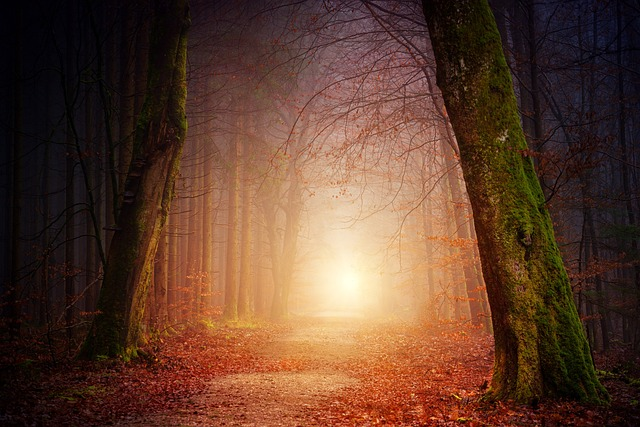
#> input picture histogram/nature-3151869_640.jpg, 640 x 427 px
$ python histogram.py
#> lines starting #> are read from the running program, lines starting #| are printed output that depends on the picture
#> further down, img is the input picture: shape (427, 640, 3); mean B, G, R 45.3, 62.8, 96.1
import cv2
import matplotlib.pyplot as plt
import numpy as np

def enhancement(img, brightness=10, contrast=2.3):
#> called with brightness = 3, contrast = 0.8
    image2 = cv2.addWeighted(img, contrast, np.zeros(img.shape, img.dtype), 0, brightness)
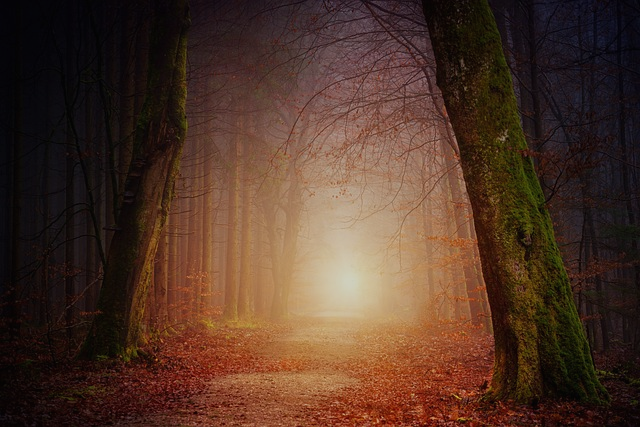
#> image2: shape (427, 640, 3); mean B, G, R 39.2, 53.2, 79.9
    cv2.imshow("Enhanced image", image2)
    cv2.waitKey(0)

def histogram(img):
    grey_img = cv2.cvtColor(img, cv2.COLOR_BGR2GRAY)
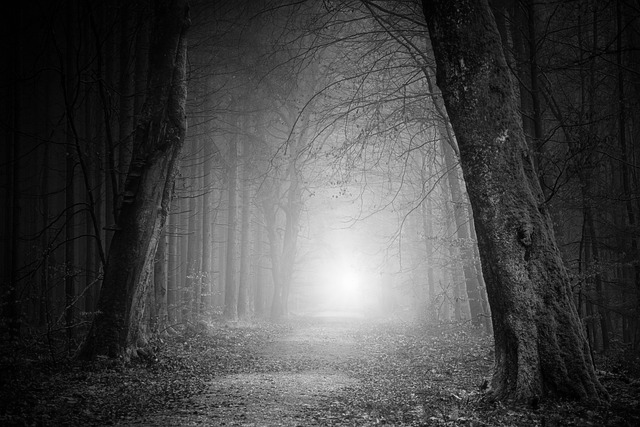
#> grey_img: shape (427, 640); min 0, max 252, mean 70.8
    resized_img = cv2.resize(img, (32, 32))
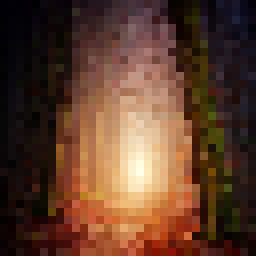
#> resized_img: shape (32, 32, 3) (shown 8 times larger); mean B, G, R 44.2, 61.7, 95.2
    plt.hist(resized_img.ravel(), 256, [0, 255])
    plt.title('Histogram')
    plt.xlabel("Pixel values")
    plt.ylabel("Number of pixels")

    print(grey_img)
#> (printed output is left out)
    color = ('b', 'g', 'r')
    for i, col in enumerate(color):
        histr = cv2.calcHist([resized_img], [i], None, [256], [0, 256])
        plt.plot(histr, color=col)
        plt.xlim([0, 256])
    plt.show()
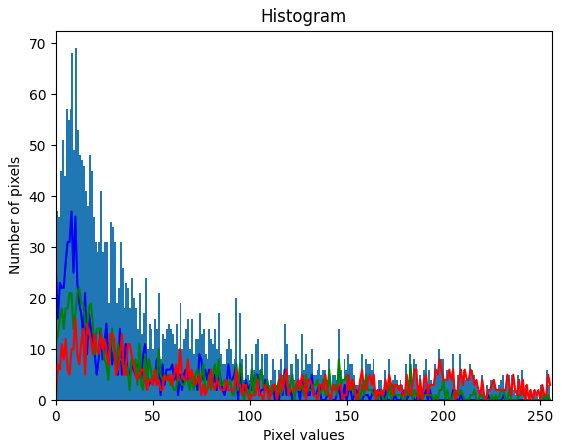
#> figure drawn by matplotlib, 1 panel; tallest bar 69 high, from x = 9.96 to 10.96; curve peaks at x = 8, y = 37; curve peaks at x = 12, y = 22; curve peaks at x = 10, y = 16

if __name__ == "__main__":
    img = cv2.imread("nature-3151869_640.jpg")
    enhancement(img, 3, 0.8)
    histogram(img)


# [54 lines of commented-out code are left out]
